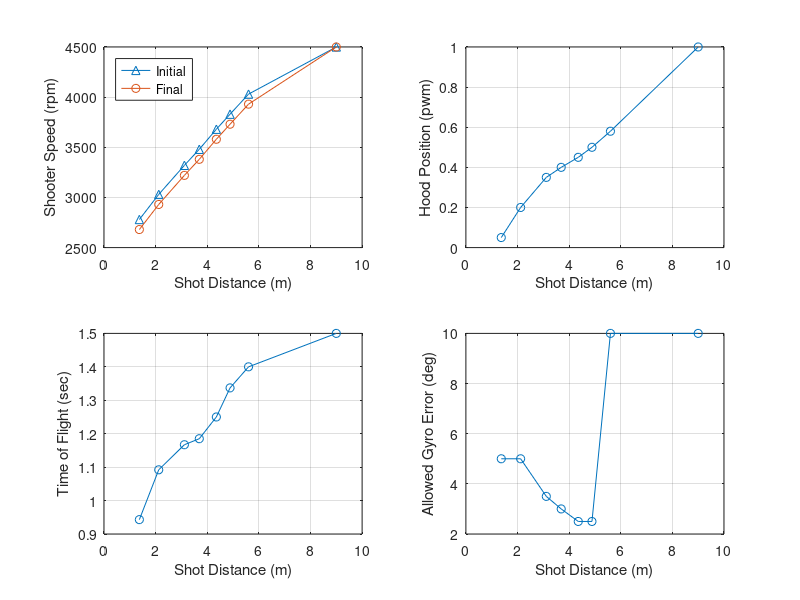

The MATLAB script that drew this image:
%% Output Overrides
TEST_Output_Override_Flag = 0;
TEST_Transfer_Motor_DC_OV = 0;
TEST_Feeder_Motor_DC_OV = 0;
TEST_Desired_Shooter_Speed_OV = 0;
TEST_Desired_Shooter_FF_DC_OV = 0;
TEST_Desired_Hood_Enable_OV = 0;
TEST_Desired_Hood_Pos_OV = 0.05;
TEST_Intake_Arm_Motor_DC_OV = 0;
TEST_Intake_Roller_Motor_DC_OV = 0;

%% Field Element Position Data
Field_BlueAllianceZoneX = 182.11*0.0254;             % Meters
Field_RedAllianceZoneX  = (651.22-182.11)*0.0254;    % Meters
Field_Blue_Hub_X        = 182.11*0.0254;             % Meters
Field_Hub_Y             = 158.84*0.0254;             % Meters
Field_Red_Hub_X         = (651.22-182.11)*0.0254;    % Meters
Field_Pass_Y_Top        = (317.69-(96))*0.0254;
Field_Pass_Y_Bottom     = (96)*0.0254;
Field_Blue_Pass_X       = (156.61/2)*0.0254;
Field_Red_Pass_X        = (651.22-((156.61/2)))*0.0254;
Blue_Hub_LeftX = 5.1717;
Blue_Hub_RightX = 5.1717;
Blue_Hub_RightY = 4.548;
Blue_Hub_LeftY = 3.354;
Red_Hub_LeftX = 11.369;
Red_Hub_RightX = 11.369;
Red_Hub_RightY = 3.354;
Red_Hub_LeftY = 4.548;
Field_Width = 317.69 * 0.0254;
Field_Length = 691.22 * 0.0254;
Field_Length_Half = (Field_Length)/2;
%% Shooting Control Data
% Targets
Rebuilt_Transfer_Minimum_Factor = 0.8;
Rebuilt_Target_Transfer_Speed = 4000;   % rpm
Rebuilt_Negative_Feeder_Speed = -3000;  % this was -1000 with a 1:1 gear ratio
Rebuilt_Target_Feeder_Speed = 3*Rebuilt_Target_Transfer_Speed*0.84;  % rpm
% The 3 factor is for the 3:1 gear box.
% The 0.84 factor sets feeder belt linear speed to match transfer wheel surface linear speed
% Assumes 4 inch diameter transfer wheels and 24 tooth pulleys driving the belts

Rebuilt_Shot_Init_Time = 0.4; % Seconds

% Condition Checks
Rebuilt_Shoot_Robot_Velocity_Max = 1.7;   % meter/second
Rebuilt_Shoot_Motor_Max_Error = 100;    % rpm
Rebuilt_Shoot_Hood_Pos_Max_Error = 0.03;    % pwm position
Feeder_Max_Pulsetime = 1000; % seconds

% Check if Hub is Active for Scoring
Rebuilt_Match_Time_Transition  = 10; 
Rebuilt_Match_Time_Shift_1  = 35; 
Rebuilt_Match_Time_Shift_2  = 60; 
Rebuilt_Match_Time_Shift_3  = 85;
Rebuilt_Match_Time_Shift_4  = 110;
Rebuilt_Match_Time_Auto_Timer  = 30;
Rebuilt_Match_Time_Shift_Timer  = 25;
Rebuilt_Match_Time_End_Game_Timer = 30; 
Rebuilt_Match_Time_Shoot_Early = 2;

% Iteration error target threshold
Rebuilt_Shoot_Target_Error_Thresh = 0.1;    % Meters

Rebuilt_Des_Gyro_Shoot_Offset = 0;  % Degrees

% Distance (m)
Rebuilt_Shoot_Dist_0 = 1.370;
Rebuilt_Shoot_Dist_1 = 2.120;
Rebuilt_Shoot_Dist_2 = 3.115;
Rebuilt_Shoot_Dist_3 = 3.692;
Rebuilt_Shoot_Dist_4 = 4.353;
Rebuilt_Shoot_Dist_5 = 4.884;
Rebuilt_Shoot_Dist_6 = 5.6;
Rebuilt_Shoot_Dist_7 = 9.0;

% Desired_Shooter_Motor_Speed (rpm)
Rebuilt_Shoot_Shooter_Spd_0 = 2680;
Rebuilt_Shoot_Shooter_Spd_1 = 2930;
Rebuilt_Shoot_Shooter_Spd_2 = 3220;
Rebuilt_Shoot_Shooter_Spd_3 = 3380;
Rebuilt_Shoot_Shooter_Spd_4 = 3580;
Rebuilt_Shoot_Shooter_Spd_5 = 3730;
Rebuilt_Shoot_Shooter_Spd_6 = 3930;
Rebuilt_Shoot_Shooter_Spd_7 = 4500;

delta = 100;
% Desired_Shooter_Motor_Speed Init (rpm)
Rebuilt_Shoot_Shooter_Spd_I_0 = Rebuilt_Shoot_Shooter_Spd_0+delta;
Rebuilt_Shoot_Shooter_Spd_I_1 = Rebuilt_Shoot_Shooter_Spd_1+delta;
Rebuilt_Shoot_Shooter_Spd_I_2 = Rebuilt_Shoot_Shooter_Spd_2+delta;
Rebuilt_Shoot_Shooter_Spd_I_3 = Rebuilt_Shoot_Shooter_Spd_3+delta;
Rebuilt_Shoot_Shooter_Spd_I_4 = Rebuilt_Shoot_Shooter_Spd_4+delta;
Rebuilt_Shoot_Shooter_Spd_I_5 = Rebuilt_Shoot_Shooter_Spd_5+delta;
Rebuilt_Shoot_Shooter_Spd_I_6 = Rebuilt_Shoot_Shooter_Spd_6+delta;
Rebuilt_Shoot_Shooter_Spd_I_7 = Rebuilt_Shoot_Shooter_Spd_7;
clear delta

% Desired Hood Position (pwm)
Rebuilt_Shoot_Hood_Pos_0 = 0.05;
Rebuilt_Shoot_Hood_Pos_1 = 0.20;
Rebuilt_Shoot_Hood_Pos_2 = 0.35;
Rebuilt_Shoot_Hood_Pos_3 = 0.4;
Rebuilt_Shoot_Hood_Pos_4 = 0.45;
Rebuilt_Shoot_Hood_Pos_5 = 0.5;
Rebuilt_Shoot_Hood_Pos_6 = 0.58;
Rebuilt_Shoot_Hood_Pos_7 = 1;

% Time of Flight (sec)
Rebuilt_Shoot_TOF_0 = 0.943;
Rebuilt_Shoot_TOF_1 = 1.092;
Rebuilt_Shoot_TOF_2 = 1.167;
Rebuilt_Shoot_TOF_3 = 1.185;
Rebuilt_Shoot_TOF_4 = 1.250;
Rebuilt_Shoot_TOF_5 = 1.337;
Rebuilt_Shoot_TOF_6 = 1.4;
Rebuilt_Shoot_TOF_7 = 1.5;

% Allowed Gyro Error (degrees ... convert to radians in model)
Rebuilt_Shoot_Gyro_Err_0 = 5;
Rebuilt_Shoot_Gyro_Err_1 = 5;
Rebuilt_Shoot_Gyro_Err_2 = 3.5;
Rebuilt_Shoot_Gyro_Err_3 = 3.0;
Rebuilt_Shoot_Gyro_Err_4 = 2.5;
Rebuilt_Shoot_Gyro_Err_5 = 2.5;
Rebuilt_Shoot_Gyro_Err_6 = 10;
Rebuilt_Shoot_Gyro_Err_7 = 10;

% PLOT TABLES
    plot_dist     = [Rebuilt_Shoot_Dist_0 Rebuilt_Shoot_Dist_1 Rebuilt_Shoot_Dist_2 Rebuilt_Shoot_Dist_3 Rebuilt_Shoot_Dist_4 Rebuilt_Shoot_Dist_5 Rebuilt_Shoot_Dist_6 Rebuilt_Shoot_Dist_7];
    plot_shooter_i= [Rebuilt_Shoot_Shooter_Spd_I_0 Rebuilt_Shoot_Shooter_Spd_I_1 Rebuilt_Shoot_Shooter_Spd_I_2 Rebuilt_Shoot_Shooter_Spd_I_3 Rebuilt_Shoot_Shooter_Spd_I_4 Rebuilt_Shoot_Shooter_Spd_I_5 Rebuilt_Shoot_Shooter_Spd_I_6 Rebuilt_Shoot_Shooter_Spd_I_7];
    plot_shooter  = [Rebuilt_Shoot_Shooter_Spd_0 Rebuilt_Shoot_Shooter_Spd_1 Rebuilt_Shoot_Shooter_Spd_2 Rebuilt_Shoot_Shooter_Spd_3 Rebuilt_Shoot_Shooter_Spd_4 Rebuilt_Shoot_Shooter_Spd_5 Rebuilt_Shoot_Shooter_Spd_6 Rebuilt_Shoot_Shooter_Spd_7];
    plot_hood     = [Rebuilt_Shoot_Hood_Pos_0 Rebuilt_Shoot_Hood_Pos_1 Rebuilt_Shoot_Hood_Pos_2 Rebuilt_Shoot_Hood_Pos_3 Rebuilt_Shoot_Hood_Pos_4 Rebuilt_Shoot_Hood_Pos_5 Rebuilt_Shoot_Hood_Pos_6 Rebuilt_Shoot_Hood_Pos_7];
    plot_tof      = [Rebuilt_Shoot_TOF_0 Rebuilt_Shoot_TOF_1 Rebuilt_Shoot_TOF_2 Rebuilt_Shoot_TOF_3 Rebuilt_Shoot_TOF_4 Rebuilt_Shoot_TOF_5 Rebuilt_Shoot_TOF_6 Rebuilt_Shoot_TOF_7];
    plot_gyro_err = [Rebuilt_Shoot_Gyro_Err_0 Rebuilt_Shoot_Gyro_Err_1 Rebuilt_Shoot_Gyro_Err_2 Rebuilt_Shoot_Gyro_Err_3 Rebuilt_Shoot_Gyro_Err_4 Rebuilt_Shoot_Gyro_Err_5 Rebuilt_Shoot_Gyro_Err_6 Rebuilt_Shoot_Gyro_Err_7];
    
    figure(1)
    subplot(2,2,1), hold off
    plot(plot_dist,plot_shooter_i,'-^')
    hold on
    plot(plot_dist,plot_shooter,'-o')
    xlabel('Shot Distance (m)')
    ylabel('Shooter Speed (rpm)')
    grid on
    legend('Initial','Final','Location','northwest')
    
    subplot(2,2,2)
    plot(plot_dist,plot_hood,'-o')
    xlabel('Shot Distance (m)')
    ylabel('Hood Position (pwm)')
    grid on
    
    subplot(2,2,3)
    plot(plot_dist,plot_tof,'-o')
    xlabel('Shot Distance (m)')
    ylabel('Time of Flight (sec)')
    grid on
    
    subplot(2,2,4)
    plot(plot_dist,plot_gyro_err,'-o')
    xlabel('Shot Distance (m)')
    ylabel('Allowed Gyro Error (deg)')
    grid on
    
    % need to clear from workspace so not included in code generation
    clear plot_dist plot_shooter plot_hood plot_tof plot_gyro_err

% Control Parameters to Calculate Duty Cycle
Rebuilt_Feeder_Motor_Gain_FF = 1/6048;

Rebuilt_Transfer_Motor_Gain_FF = 1/7854;
Rebuilt_Transfer_Motor_Gain_P = 0.0001;
Rebuilt_Transfer_Motor_Gain_I = 0.001*0.02;
Rebuilt_Transfer_Error_Integral_Enable = 300;

Rebuilt_Shooter_Motor_Gain_FF = 1.5e-4; %1/6048;
Rebuilt_Shooter_Motor_Gain_P = 0.02;
Rebuilt_Shooter_Motor_Gain_I = 0.02;
Rebuilt_Shooter_Error_Integral_Enable = 300;

% Hood Position Servo Properties
Rebuilt_Hood_Servo_Pos_Min = 0.05;
Rebuilt_Hood_Servo_Pos_Max = 1;
Rebuilt_Hood_Servo_Rate_Limit_Inc = 32/50*0.02;   % no load 32 mm/sec, total stroke 50 mm
Rebuilt_Hood_Servo_Rate_Limit_Dec = -Rebuilt_Hood_Servo_Rate_Limit_Inc;

%% Intake
Rebuilt_Intake_Des_Angle_In = -40;
Rebuilt_Intake_Meas_In_Disable = -20;   % disable motor when angle is less than this value and the desired anle is the in angle
Rebuilt_Intake_Meas_Out_Disable = 80;   % disable motor when angle is more than this value and the desired anle is the out angle
Rebuilt_Intake_Des_Angle_Out = 90;

Rebuilt_Intake_Cycle_Angle_In = -10;
Rebuilt_Intake_Cycle_Angle_Out = 10;

Rebuilt_Intake_RL_Inc =  3;
Rebuilt_Intake_RL_Dec = -3;

Rebuilt_Intake_Arm_Gain_P = 0.008;
Rebuilt_Intake_Arm_Gain_D = 0;

Rebuilt_Roller_Intake_In_Delay = 2; % sec

Rebuilt_Roller_Desired_Speed = 4500;
Rebuilt_Roller_Motor_Gain_FF = 1/6048;
Rebuilt_Roller_Motor_Gain_P = 0.0001;
Rebuilt_Roller_Motor_Gain_I = 0.001*0.02;
Rebuilt_Roller_Error_Integral_Enable = 300;
